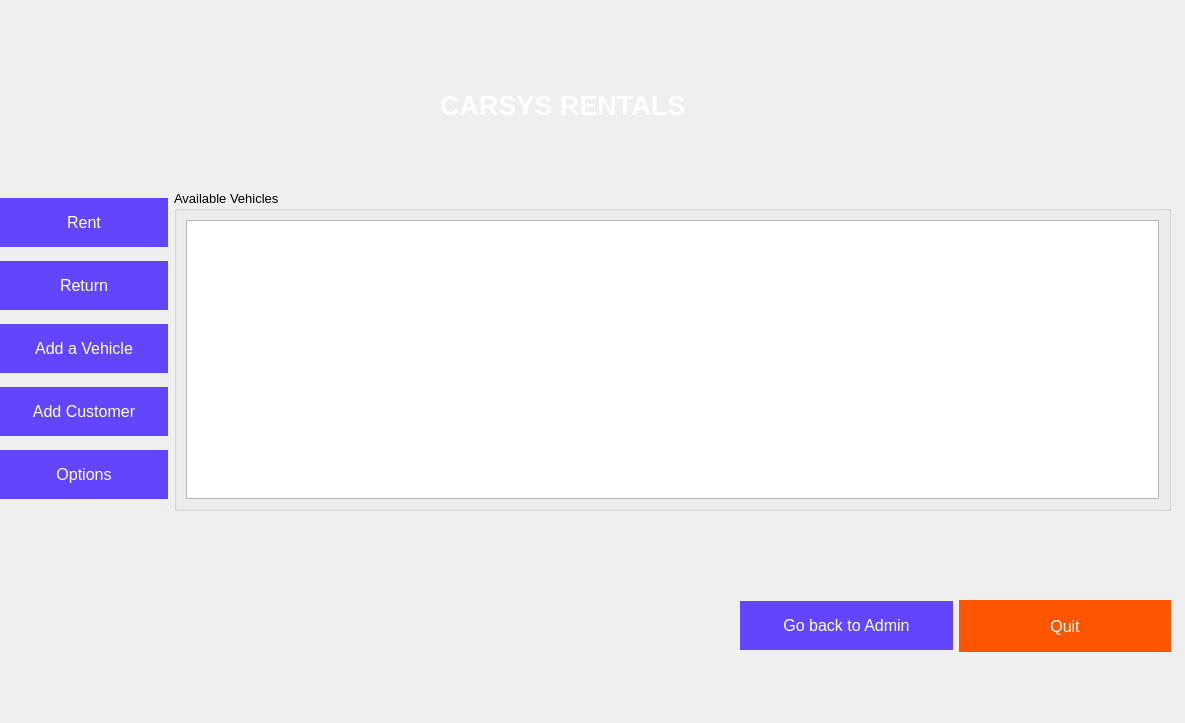
<?xml version="1.0" encoding="UTF-8"?>
<ui version="4.0">
 <class>EmployeeInterface</class>
 <widget class="QDialog" name="EmployeeInterface">
  <property name="geometry">
   <rect>
    <x>0</x>
    <y>0</y>
    <width>1185</width>
    <height>723</height>
   </rect>
  </property>
  <property name="windowTitle">
   <string>CARSYS RENTALS</string>
  </property>
  <widget class="QLabel" name="btnRent">
   <property name="geometry">
    <rect>
     <x>440</x>
     <y>40</y>
     <width>481</width>
     <height>131</height>
    </rect>
   </property>
   <property name="font">
    <font>
     <family>Segoe UI</family>
     <pointsize>20</pointsize>
     <weight>75</weight>
     <bold>true</bold>
    </font>
   </property>
   <property name="styleSheet">
    <string notr="true">color:white;</string>
   </property>
   <property name="text">
    <string>CARSYS RENTALS</string>
   </property>
  </widget>
  <widget class="QLabel" name="lblBackgroundTitle">
   <property name="geometry">
    <rect>
     <x>0</x>
     <y>30</y>
     <width>1211</width>
     <height>151</height>
    </rect>
   </property>
   <property name="sizePolicy">
    <sizepolicy hsizetype="Expanding" vsizetype="Expanding">
     <horstretch>0</horstretch>
     <verstretch>0</verstretch>
    </sizepolicy>
   </property>
   <property name="text">
    <string/>
   </property>
   <property name="pixmap">
    <pixmap>img/background1.jpg</pixmap>
   </property>
  </widget>
  <widget class="QLabel" name="lbltest">
   <property name="geometry">
    <rect>
     <x>80</x>
     <y>570</y>
     <width>471</width>
     <height>16</height>
    </rect>
   </property>
   <property name="text">
    <string/>
   </property>
  </widget>
  <widget class="QWidget" name="layoutWidget">
   <property name="geometry">
    <rect>
     <x>0</x>
     <y>0</y>
     <width>2</width>
     <height>2</height>
    </rect>
   </property>
   <layout class="QHBoxLayout" name="horizontalLayout"/>
  </widget>
  <widget class="QWidget" name="layoutWidget">
   <property name="geometry">
    <rect>
     <x>0</x>
     <y>190</y>
     <width>1171</width>
     <height>321</height>
    </rect>
   </property>
   <layout class="QHBoxLayout" name="horizontalLayout_3">
    <item>
     <layout class="QVBoxLayout" name="verticalLayout">
      <item>
       <widget class="QPushButton" name="btnRent_2">
        <property name="sizePolicy">
         <sizepolicy hsizetype="Minimum" vsizetype="Fixed">
          <horstretch>0</horstretch>
          <verstretch>0</verstretch>
         </sizepolicy>
        </property>
        <property name="styleSheet">
         <string notr="true">QPushButton#btnRent_2 {
background-color: #6246ff; 
  border: none;
  color: white;
  padding: 15px 32px;
  text-align: center;
  text-decoration: none;
  display: inline-block;
  font-size: 16px;
  transition-duration: 0.4s;
}

QPushButton#btnRent_2:hover {
  background-color: #215a91; /* Green */
  color: white;
}</string>
        </property>
        <property name="text">
         <string>Rent</string>
        </property>
       </widget>
      </item>
      <item>
       <widget class="QPushButton" name="btnReturn">
        <property name="styleSheet">
         <string notr="true">QPushButton#btnReturn {
background-color: #6246ff; 
  border: none;
  color: white;
  padding: 15px 32px;
  text-align: center;
  text-decoration: none;
  display: inline-block;
  font-size: 16px;
  transition-duration: 0.4s;
}

QPushButton#btnReturn:hover {
  background-color: #215a91; /* Green */
  color: white;
}</string>
        </property>
        <property name="text">
         <string>Return</string>
        </property>
       </widget>
      </item>
      <item>
       <widget class="QPushButton" name="btnAddVehicle">
        <property name="styleSheet">
         <string notr="true">QPushButton#btnAddVehicle {
background-color: #6246ff; 
  border: none;
  color: white;
  padding: 15px 32px;
  text-align: center;
  text-decoration: none;
  display: inline-block;
  font-size: 16px;
  transition-duration: 0.4s;
}

QPushButton#btnAddVehicle:hover {
  background-color: #215a91; /* Green */
  color: white;
}</string>
        </property>
        <property name="text">
         <string>Add a Vehicle</string>
        </property>
       </widget>
      </item>
      <item>
       <widget class="QPushButton" name="btnAddCustomer">
        <property name="styleSheet">
         <string notr="true">QPushButton#btnAddCustomer {
background-color: #6246ff; 
  border: none;
  color: white;
  padding: 15px 32px;
  text-align: center;
  text-decoration: none;
  display: inline-block;
  font-size: 16px;
  transition-duration: 0.4s;
}

QPushButton#btnAddCustomer:hover {
  background-color: #215a91; /* Green */
  color: white;
}</string>
        </property>
        <property name="text">
         <string>Add Customer</string>
        </property>
       </widget>
      </item>
      <item>
       <widget class="QPushButton" name="btnOptions">
        <property name="sizePolicy">
         <sizepolicy hsizetype="Minimum" vsizetype="Fixed">
          <horstretch>0</horstretch>
          <verstretch>0</verstretch>
         </sizepolicy>
        </property>
        <property name="styleSheet">
         <string notr="true">QPushButton#btnOptions {
background-color: #6246ff; 
  border: none;
  color: white;
  padding: 15px 32px;
  text-align: center;
  text-decoration: none;
  display: inline-block;
  font-size: 16px;
  transition-duration: 0.4s;
}

QPushButton#btnOptions:hover {
  background-color: #215a91; /* Green */
  color: white;
}</string>
        </property>
        <property name="text">
         <string>Options</string>
        </property>
       </widget>
      </item>
     </layout>
    </item>
    <item>
     <widget class="QGroupBox" name="groupBox">
      <property name="font">
       <font>
        <family>Segoe UI</family>
        <pointsize>10</pointsize>
       </font>
      </property>
      <property name="title">
       <string>Available Vehicles</string>
      </property>
      <layout class="QHBoxLayout" name="horizontalLayout_2">
       <item>
        <widget class="QTableView" name="availableVehTable"/>
       </item>
      </layout>
     </widget>
    </item>
   </layout>
  </widget>
  <widget class="QWidget" name="">
   <property name="geometry">
    <rect>
     <x>740</x>
     <y>600</y>
     <width>431</width>
     <height>52</height>
    </rect>
   </property>
   <layout class="QHBoxLayout" name="horizontalLayout_4">
    <item>
     <widget class="QPushButton" name="backToAdminBtn">
      <property name="sizePolicy">
       <sizepolicy hsizetype="Minimum" vsizetype="Fixed">
        <horstretch>0</horstretch>
        <verstretch>0</verstretch>
       </sizepolicy>
      </property>
      <property name="styleSheet">
       <string notr="true">QPushButton#backToAdminBtn {
background-color: #6246ff; 
  border: none;
  color: white;
  padding: 15px 32px;
  text-align: center;
  text-decoration: none;
  display: inline-block;
  font-size: 16px;
  transition-duration: 0.4s;
}

QPushButton#btnOptions:hover {
  background-color: #215a91; /* Green */
  color: white;
}</string>
      </property>
      <property name="text">
       <string>Go back to Admin</string>
      </property>
     </widget>
    </item>
    <item>
     <widget class="QPushButton" name="btnEmplQuit">
      <property name="sizePolicy">
       <sizepolicy hsizetype="Preferred" vsizetype="Preferred">
        <horstretch>0</horstretch>
        <verstretch>0</verstretch>
       </sizepolicy>
      </property>
      <property name="styleSheet">
       <string notr="true">QPushButton#btnEmplQuit{
background-color: #ff5500; 
  border: none;
  color: white;
  padding: 15px 32px;
  text-align: center;
  text-decoration: none;
  display: inline-block;
  font-size: 16px;
  transition-duration: 0.4s;
}

QPushButton#btnEmplQuit:hover {
  background-color: #ffaa00; /* Green */
  color: white;
}</string>
      </property>
      <property name="text">
       <string>Quit</string>
      </property>
     </widget>
    </item>
   </layout>
  </widget>
  <zorder>layoutWidget</zorder>
  <zorder>lblBackgroundTitle</zorder>
  <zorder>layoutWidget</zorder>
  <zorder>btnRent</zorder>
  <zorder>lbltest</zorder>
  <zorder>btnEmplQuit</zorder>
  <zorder>backToAdminBtn</zorder>
 </widget>
 <resources/>
 <connections/>
</ui>
